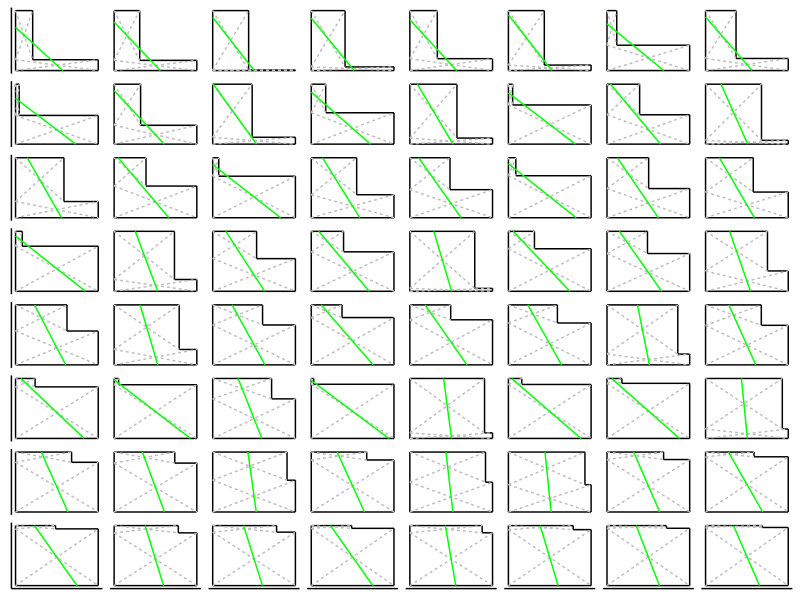

Here is the R script that generated this plot:
## ---- chunk 1
knitr::opts_chunk$set(echo = TRUE)
library(knitr)
library(dplyr)
library(magrittr)
library(ggplot2)
## ---- chunk 2

# Function to create squares
create_squares <- function(n_squares){
  
  create_single_square <- function(input_df){
    
    # Create line segments that will form the outside border of the rectangles
    bind_rows(list(x = c(0, 0), y = c(0, 1)) %>% as.data.frame,
              list(x = c(0, input_df$x), y = c(1, 1)) %>% as.data.frame,
              list(x = c(input_df$x, input_df$x), y = c(1, input_df$y)) %>% as.data.frame,
              list(x = c(input_df$x, 1), y = c(input_df$y, input_df$y)) %>% as.data.frame,
              list(x = c(1, 1), y = c(input_df$y, 0)) %>% as.data.frame,
              list(x = c(1, 0), y = c(0, 0)) %>% as.data.frame) %>%
      mutate(line_type = 'a') ->
      outline_points
    
    # Create diagonals of the two rectangles
    bind_rows(list(x = c(0, input_df$x), y = c(1, input_df$y)) %>% as.data.frame,
              list(x = c(0, input_df$x), y = c(input_df$y, 1)) %>% as.data.frame,
              list(x = c(0, 1), y = c(0, input_df$y)) %>% as.data.frame,
              list(x = c(0, 1), y = c(input_df$y, 0)) %>% as.data.frame) %>%
      mutate(line_type = 'b') ->
      diag_points
    
    # Get equation of line to pass through the rectangles' centers
    slope <- (input_df$y/2 - (0.5 + input_df$y/2))/(0.5 - input_df$x/2)
    b <- input_df$y/2 - slope * 0.5
    
    list(x = c(max((1-b)/slope, 0), -b/slope), y = c(min(1, b) , 0)) %>% as.data.frame %>%
      mutate(line_type = 'a') ->
      bisect_points
    
    bind_rows(outline_points %>% mutate(color = 'black'), 
              diag_points %>% mutate(color = 'gray'), 
              bisect_points %>% mutate(color = 'green')) %>%
      mutate(line_seg = rep(1:(nrow(.)/2), each = 2)) %>%
      return
    
  }
  
  # Loop through and create n_squares figures
  all_plots <- list()
  for(i in 1:n_squares){
    df <- data.frame(x = runif(1, 0, 1),
                     y = runif(1, 0, 1))
    
    all_plots[[i]] <- 
      create_single_square(df) %>% 
      mutate(facet = i,
             order_score = 1 - ((1 - df$x) * (1 - df$y)))
  }
  
  all_plots %<>% bind_rows
  
  all_plots %>%
    mutate(facet = factor(facet, levels = all_plots %>% arrange(order_score) %>% pull(facet) %>% unique)) %>% return
}

## ---- chunk 3

# Generate figures and plot
squares <- create_squares(64)

squares %>%
  ggplot(aes(x = x, y = y, group = line_seg)) +
  geom_line(aes(linetype = line_type, color = color)) +
  scale_color_manual(values = c('black', 'grey', 'green')) + 
  theme_bw() + 
  theme(panel.border = element_blank(), 
        panel.grid.major = element_blank(),
        panel.grid.minor = element_blank(), 
        axis.line = element_line(colour = "black"),
        axis.title.x=element_blank(),
        axis.text.x=element_blank(),
        axis.ticks.x=element_blank(),
        axis.title.y=element_blank(),
        axis.text.y=element_blank(),
        axis.ticks.y=element_blank()) +
  xlim(0, 1) +
  ylim(0, 1) + 
  guides(linetype = FALSE, color = FALSE) +
  facet_wrap(~facet)+ 
  theme(strip.background = element_blank(), strip.text.x = element_blank())
